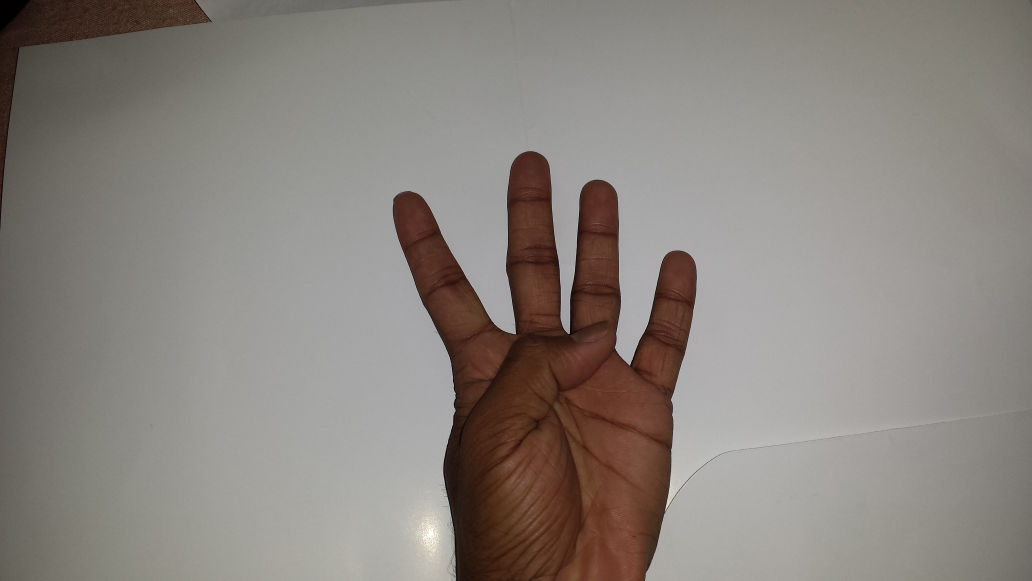
%> input picture 4.jpg, 4128 x 2322 px (shown at 1/4 size)
$ octave project.m   (GNU Octave 9; MATLAB toolbox functions it lacks are replaced by stand-ins)
%> lines starting %> are read from the running program, lines starting %| are printed output that depends on the picture; in (x1, y1, x2, y2) boxes, pixels count from 0 and x2, y2 are one past the last pixel; in counts of white or black regions, pixels touching at a corner belong together; the program's own positions count from 1
%%%%%%%%%%%%%%%%%% Dushan Eranga %%%%%%%%%%%%%%%%%%%
clear
clc

im=imread('4.jpg'); %load the` image from the directery
im = imcrop(im,[50 10 581 346]); %crop outer boader to remove unnessasary noises
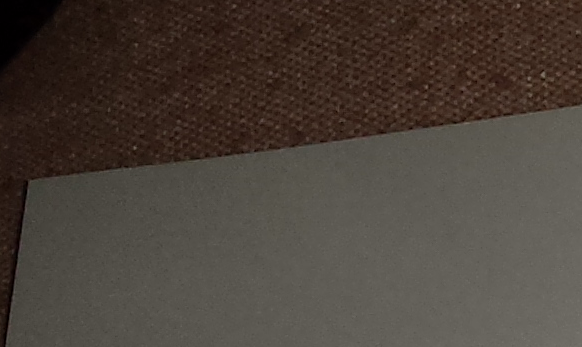
%> im: size 347x582x3 uint8; mean R, G, B 73.9, 64.7, 56.9
figure(1);subplot(3,3,1);imshow(im);title('original image');
Ibw=im2bw(im,0.35); %convert the image to a binary image
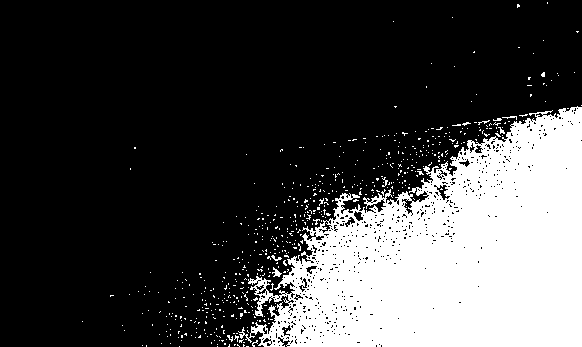
%> Ibw: size 347x582 logical; 26.2% white; 588 white regions (580 under 20 px), largest, box (x1, y1, x2, y2) and area: (238, 106, 582, 347) 51103, (272, 267, 282, 277) 46, (271, 255, 282, 261) 28

Ibw = imcomplement(Ibw) %get compliment of the binary image
Ibw = medfilt2(Ibw);    %filter the noise
%> Ibw: size 347x582 logical; 73.9% white; 96 black regions (92 under 20 px), largest, box (x1, y1, x2, y2) and area: (248, 106, 582, 347) 52169, (235, 329, 251, 342) 59, (273, 268, 281, 277) 40, (272, 255, 281, 261) 27
Ibw = imfill(Ibw,'holes');  %fill uncomplete holes of the binary complimented image
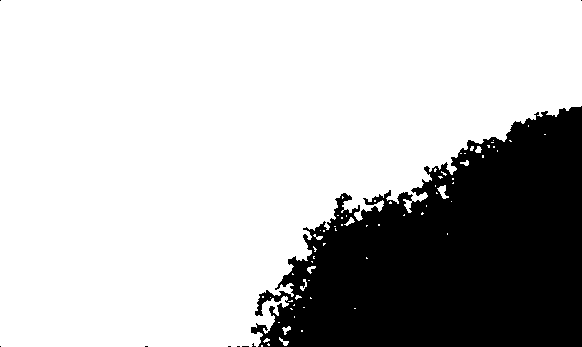
%> Ibw: size 347x582 logical; 74.3% white; 9 black regions (8 under 20 px), largest, box (x1, y1, x2, y2) and area: (251, 106, 582, 347) 51944
figure(1);subplot(3,3,2);imshow(Ibw);title('imfill image');

    se1 = strel('disk',35); %create morphological structuring element of disk shape
    Irde = imerode(Ibw,se1);    %erade the image withthe created morphological element
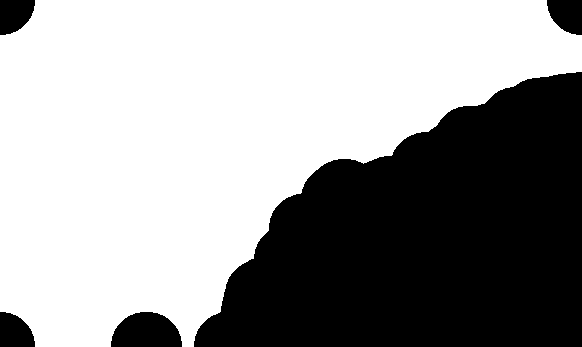
%> Irde: size 347x582 logical; 61.6% white; 5 black regions, box (x1, y1, x2, y2) and area: (194, 72, 582, 347) 72734, (111, 312, 182, 347) 1977, (0, 0, 35, 35) 971, (547, 0, 582, 35) 971, (0, 312, 35, 347) 971
    figure(1);subplot(3,3,3);imshow(Irde);title('imerode image');

    se2 = strel('disk',50); %create morphological structuring element of disk shape
    Idlt = imdilate(Irde,se2);    %dilate the eroded image
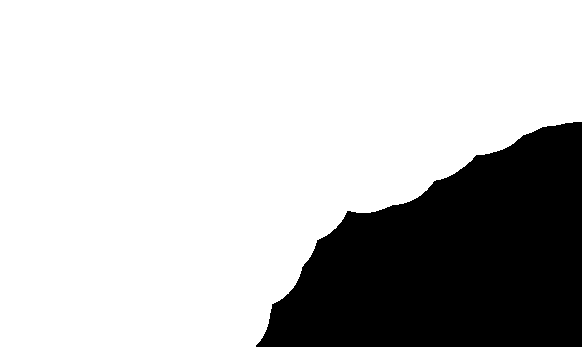
%> Idlt: size 347x582 logical; 75.8% white; 1 black region, box (x1, y1, x2, y2) and area: (256, 122, 582, 347) 48773
    figure(1);subplot(3,3,4);imshow(Idlt);title('imdilate image');

    Isub = imsubtract(Ibw,Idlt);    %subtract the Ibw from Idlt image to get only the fingers
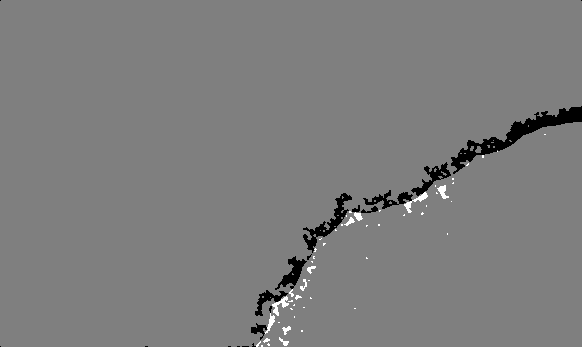
%> Isub: size 347x582 double; min -1, max 1, mean -0.0158; drawn with min black and max white
    se3 = strel('disk',7);
    Irde2 = imerode(Isub,se3);  %enhance the subtracted image to get rid of small noises
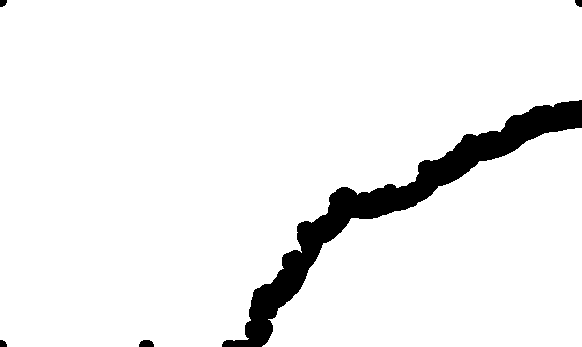
%> Irde2: size 347x582 double; values -1 (black) and 0 (white), 94.1% white; 5 black regions, box (x1, y1, x2, y2) and area: (222, 100, 582, 347) 11782, (139, 340, 154, 347) 89, (0, 0, 7, 7) 41, (575, 0, 582, 7) 41, (0, 340, 7, 347) 41
    figure(1);subplot(3,3,5);imshow(Irde2);title('imsubtract image');

Irde2=im2bw(Irde2); %convert the subtracted image again to the binaary of 0 & 1 (the subtracted image gives a b&w image of consisting -1 and this is leading to error object counting)

[L,N]=bwlabel(Irde2,4); %counting objects
%> L: size 347x582 double; every value is 0
%> N = 0
imtool(Irde2)
%imtool(Irde2)
N
%> N = 0

if N==1
    fprintf('You showed number 1');
elseif N==2
    fprintf('You showed number 2');
elseif N==3
    fprintf('You showed number 3');
elseif N==4
    fprintf('You showed number 4');
elseif N==5
    fprintf('You showed number 5');
else
    fprintf('Try again');
end

$ run again, with 1.jpg copied over 4.jpg
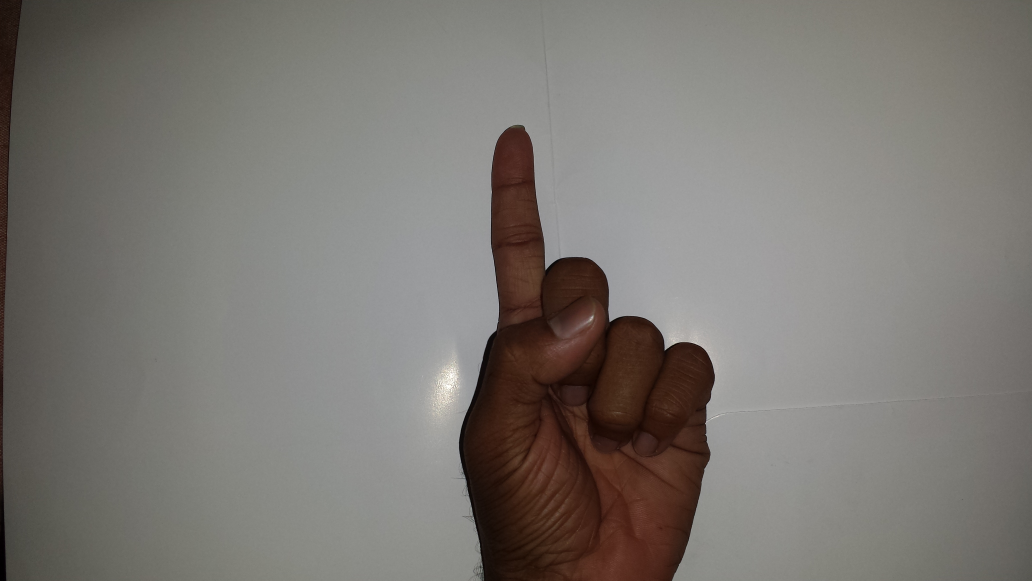
%> input picture 1.jpg, 4128 x 2322 px (shown at 1/4 size)
%> `Ibw=im2bw(im,0.35);`:
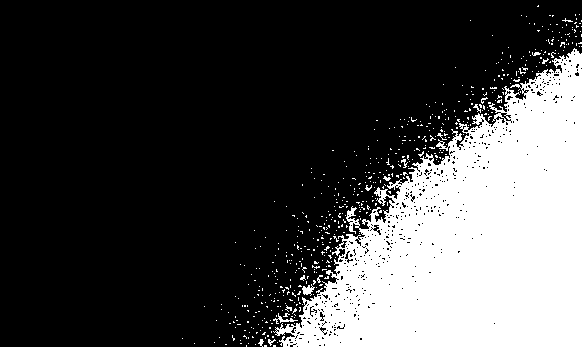
%> Ibw: size 347x582 logical; 26.6% white; 563 white regions (550 under 20 px), largest, box (x1, y1, x2, y2) and area: (273, 48, 582, 347) 51832, (302, 284, 315, 296) 82, (273, 313, 298, 324) 71
%> Irde: size 347x582 logical; 62.8% white; 3 black regions, box (x1, y1, x2, y2) and area: (211, 0, 582, 347) 73174, (0, 0, 35, 35) 971, (0, 312, 35, 347) 971
%> Idlt: size 347x582 logical; 75.8% white; 1 black region, box (x1, y1, x2, y2) and area: (279, 60, 582, 347) 48855
%> `Irde2 = imerode(Isub,se3);`:
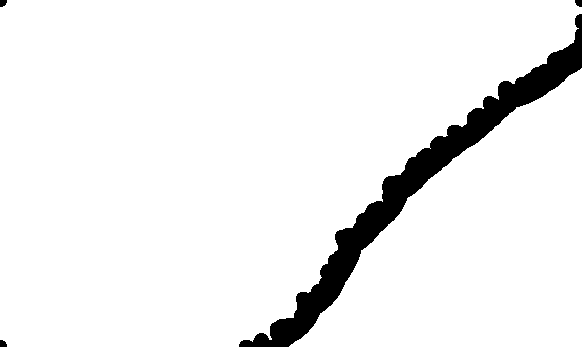
%> Irde2: size 347x582 double; values -1 (black) and 0 (white), 94.1% white; 4 black regions, box (x1, y1, x2, y2) and area: (239, 14, 582, 347) 11818, (0, 0, 7, 7) 41, (575, 0, 582, 7) 41, (0, 340, 7, 347) 41
%> L: size 347x582 double; every value is 0
%> `[L,N]=bwlabel(Irde2,4);`: N = 0

$ run again, with 3.jpg copied over 4.jpg
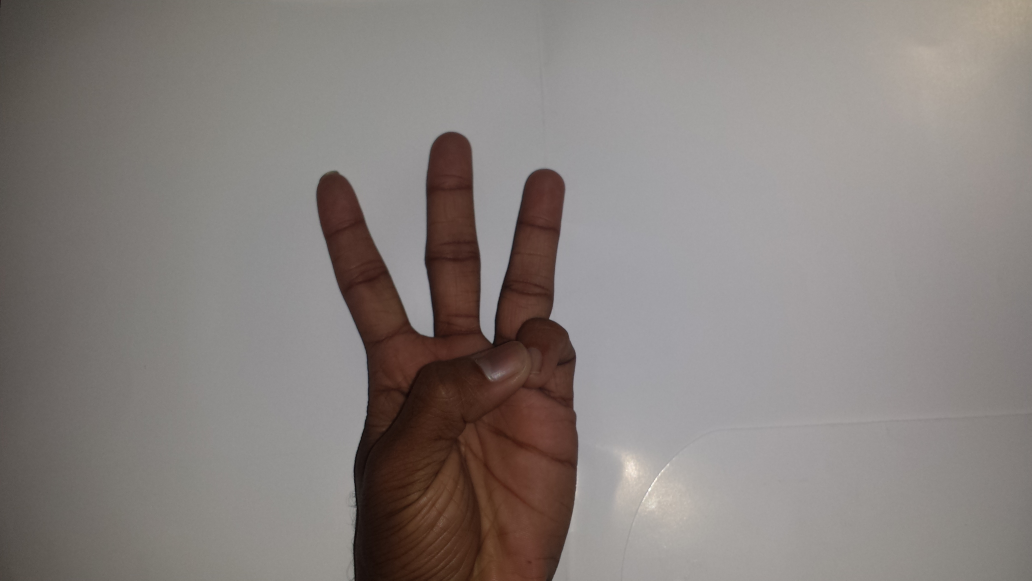
%> input picture 3.jpg, 4128 x 2322 px (shown at 1/4 size)
%> `Ibw=im2bw(im,0.35);`:
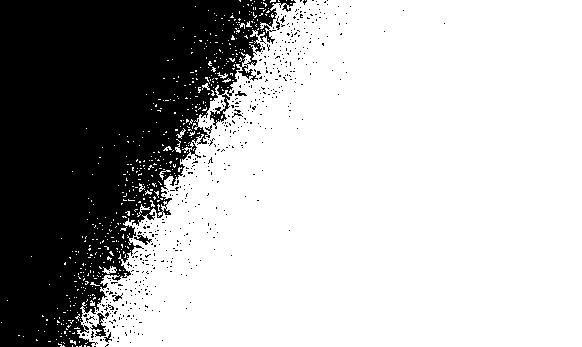
%> Ibw: size 347x582 logical; 69.6% white; 508 black regions (499 under 20 px), largest, box (x1, y1, x2, y2) and area: (0, 0, 296, 347) 59794, (90, 313, 106, 337) 142, (134, 235, 152, 245) 74
%> Irde: size 347x582 logical; 20.6% white; 1 white region, box (x1, y1, x2, y2) and area: (0, 0, 218, 328) 41629
%> Idlt: size 347x582 logical; 31.9% white; 1 white region, box (x1, y1, x2, y2) and area: (0, 0, 267, 347) 64411
%> `Irde2 = imerode(Isub,se3);`:
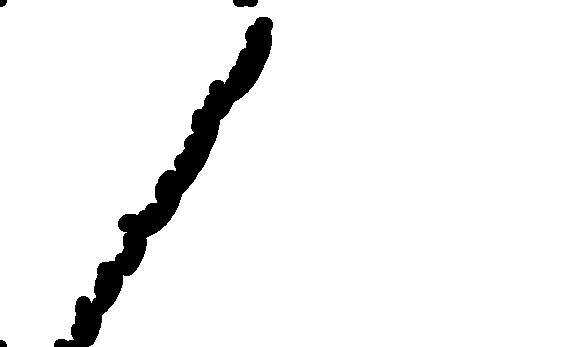
%> Irde2: size 347x582 double; values -1 (black) and 0 (white), 94.8% white; 4 black regions, box (x1, y1, x2, y2) and area: (54, 17, 273, 347) 10228, (233, 0, 258, 7) 155, (0, 0, 7, 7) 41, (0, 340, 7, 347) 41
%> L: size 347x582 double; every value is 0
%> `[L,N]=bwlabel(Irde2,4);`: N = 0
